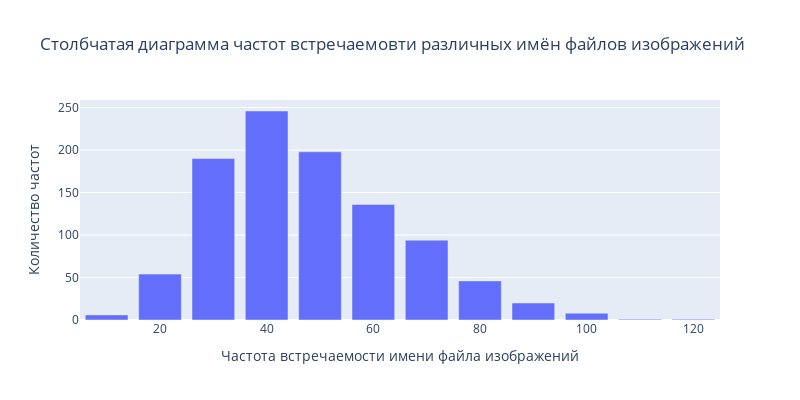

Notebook source saved alongside this figure:
### Markdown cell above
### 1.3 Исследование распределений оценок краудсорсинга

### Code cell
bar_chart_show_(
    data=crowd_annot.image.value_counts(),
    title='Столбчатая диаграмма частот встречаемовти различных имён файлов изображений',
    xaxis='Частота встречаемости имени файла изображений',
    yaxis='Количество частот'
)
print('Количество уникальных значений признаков:', crowd_annot.image.nunique())

### Figure 1 — Plotly figure (JSON) as saved in the notebook; plotly's stock layout.template omitted (floating-point values rounded to 4 significant figures)
{"data": [{"type": "bar", "x": [10, 20, 30, 40, 50, 60, 70, 80, 90, 100, 110, 120], "y": [6, 54, 190, 246, 198, 136, 94, 46, 20, 8, 1, 1]}], "layout": {"height": 400, "title": {"text": "Столбчатая диаграмма частот встречаемовти различных имён файлов изображений"}, "width": 800, "xaxis": {"title": {"text": "Частота встречаемости имени файла изображений"}}, "yaxis": {"title": {"text": "Количество частот"}}}}
